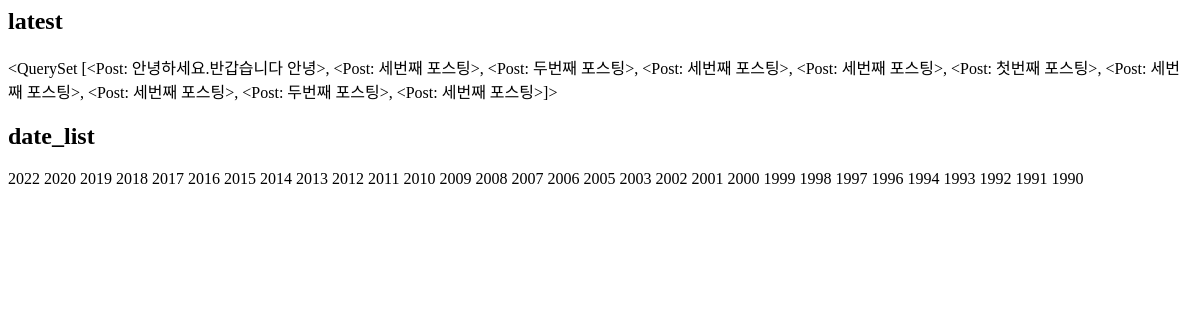
The app's page /instagram/archive/, older data.
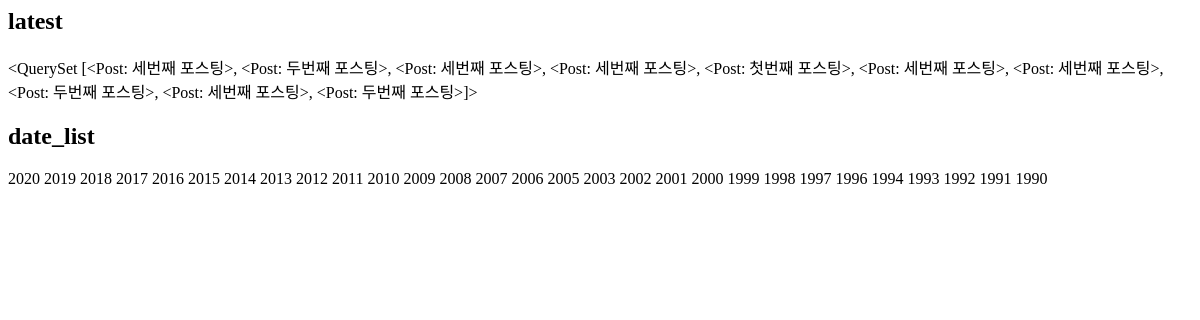
The same page, newer data.
### instagram/models.py (models this page shows, shortened)
class Post(models.Model):
    author = models.ForeignKey(settings.AUTH_USER_MODEL, on_delete=models.CASCADE)
    message = models.TextField(
        validators=[MinLengthValidator(10)]
    )
    photo = models.ImageField(blank=True, upload_to='instagram/post/%Y/%m/%d') # pip install pillow 설치 이미지처리 할때 사용 이미지같은 경우 경로만 db에 저장되고 이미지는 파일스토리지에 저장된다
    is_publish = models.BooleanField(default=False, verbose_name='공개여부')
    tag_set = models.ManyToManyField('Tag', blank=True) # Tag를 문자열로 넣는 이유는 Tag라는 클래스를 참조하려고 하지만 위에 아직 나오지 않아서 Tag를 바로 참조할 수 없다 그래서 문자열로 지정해놓는다
    created_at = models.DateTimeField(auto_now_add=True)
    updated_at = models.DateTimeField(auto_now=True)
    def __str__(self):
        return self.message #목록의 이름을 메시지로 변환
    class Meta:
        ordering = ['-id']

### instagram/templates/instagram/post_archive.html
<h2>latest</h2>
{{ latest }}
<h2>date_list</h2>
{% for date in date_list %}
    {{ date.year }} {% comment %} |는 함수에 대해서 필터로 사용 {% endcomment %}
{% endfor %}

Row changes from the older to the newer data that the page shows:
removed Post: message.message "<QuerySet [<Post: 안녕하세요.반갑습니다 안녕>, <Post: 세번째 포스팅>, <Post: 두번째 포스팅>, <Post: 세번째 포스팅>, <Post: 세번째 포스팅>, <Post: 첫번째 포스팅>, <Post: 세번째 포스팅>, <Post: 세번째 포스팅>, <Post: 두번째 포스팅>, <Post: 세번째 포스팅>]>"
now on this page (row unchanged): Post: message.message "<QuerySet [<Post: 세번째 포스팅>, <Post: 두번째 포스팅>, <Post: 세번째 포스팅>, <Post: 세번째 포스팅>, <Post: 첫번째 포스팅>, <Post: 세번째 포스팅>, <Post: 세번째 포스팅>, <Post: 두번째 포스팅>, <Post: 세번째 포스팅>, <Post: 두번째 포스팅>]>"
Text that changed along with them:
list line gone: "2022"
